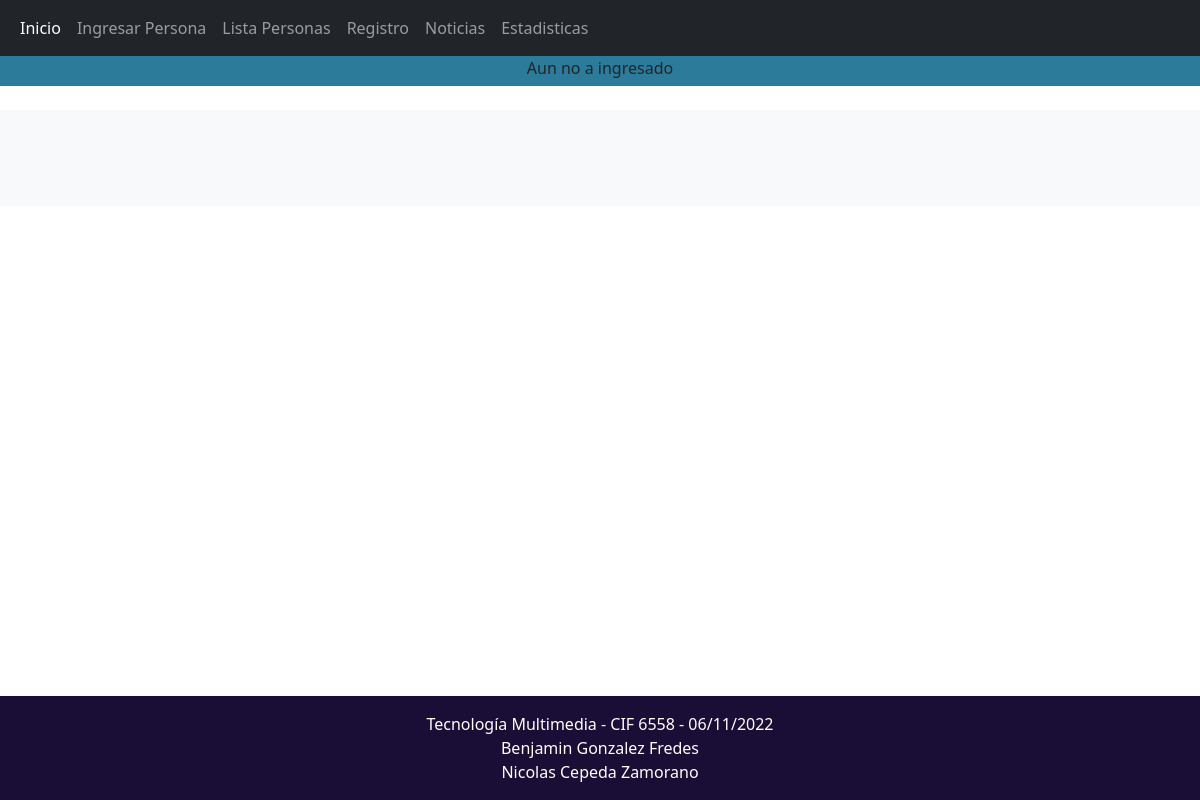
Before: /lista_noticias.php with the older database file.
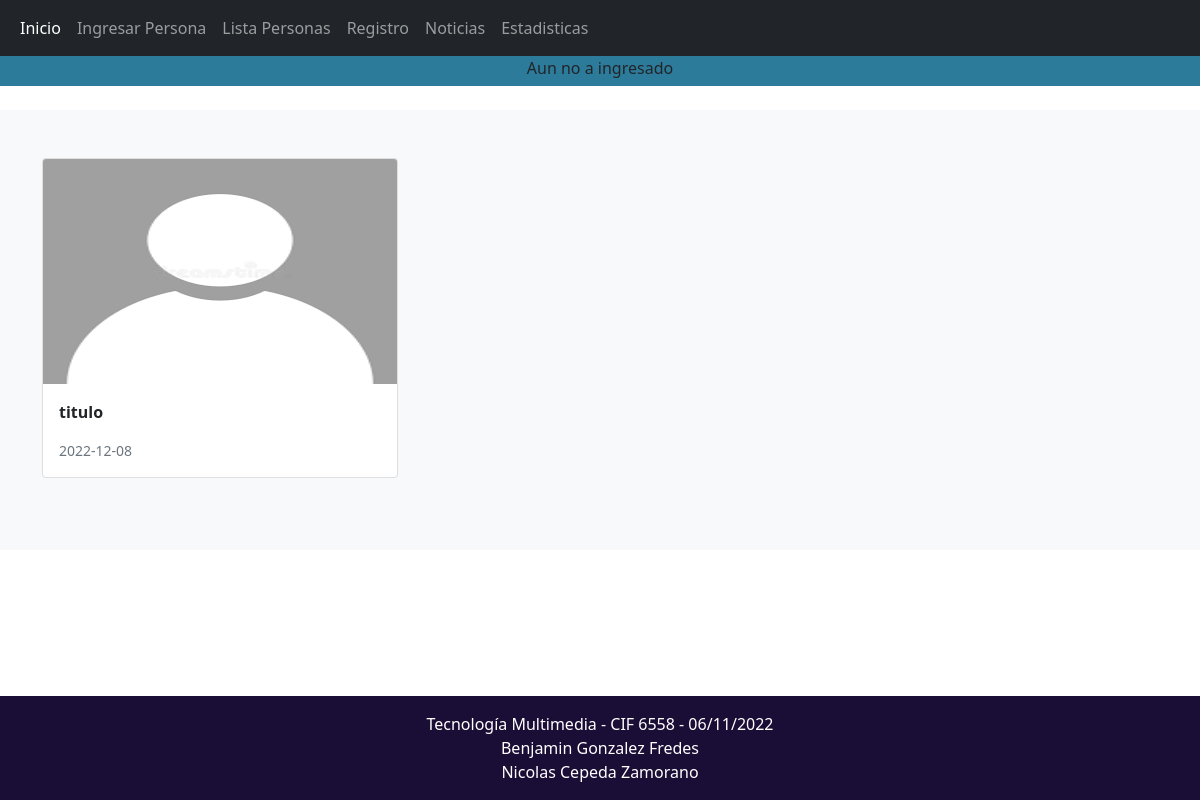
After: the same page with the newer database file.
### tables this page shows
CREATE TABLE `noticias` (
  `id` int(9) NOT NULL,
  `titulo` varchar(30) NOT NULL,
  `fecha` date NOT NULL,
  `cuerpo` text NOT NULL,
  `visitas` int(8) NOT NULL,
  `imagen` varchar(100) NOT NULL
);

### lista_noticias.php (the view, shortened to what this page needs)
<?php
include "conn.php";
?>
<!DOCTYPE html>
<html lang="en">
<head>
    <link href="https://cdn.jsdelivr.net/npm/bootstrap@5.0.2/dist/css/bootstrap.min.css" rel="stylesheet">
</head>
<body>
<nav class="navbar navbar-expand-lg navbar navbar-dark bg-dark"">
        <div class="container-fluid">
          <div class="collapse navbar-collapse" id="navbarNavAltMarkup">
            <div class="navbar-nav">
              <a class="nav-link active" aria-current="page" href="index.html">Inicio</a>
              <a class="nav-link" href="registro.php">Ingresar Persona</a>
              <a class="nav-link" href="listausuarios.php">Lista Personas</a>
              <a class="nav-link" href="ingresar.php">Registro</a>
              <a class="nav-link" href="lista_noticias.php">Noticias</a>
              <a class="nav-link" href="estadisticas.php">Estadisticas</a>
            </div>
          </div>
        </div>
      </nav>
      <div class="usuario">
        <?php
      if (isset($_COOKIE["CORREO"])){
        echo $_COOKIE["CORREO"];
        echo $_COOKIE["ADMIN"];
        }
      else { echo "Aun no a ingresado";}
         ?>
        </div>
    <br>
    <div class="album py-5 bg-light">
        <div class="container">
            <div class="row">
                <?php
                $sql = "SELECT * from noticias ORDER BY id DESC";
                $resultado = $conexion->query($sql);
                if ($resultado->num_rows > 0) {
                    while ($row = $resultado->fetch_assoc()) {
                        echo "
                    <div class='col-md-4'>
                    <div class='card mb-4 box-shadow'>
                        <img class='card-img-top' data-src='holder.js/100px225?theme=thumb&amp;bg=55595c&amp;fg=eceeef&amp;text=Thumbnail' alt='Thumbnail [100%x225]' style='height: 225px; width: 100%; display: block;' src='img/noticias/" . $row['imagen'] . "' data-holder-rendered='true'>
                        <div class='card-body'>
                        <p class='card-text'><b>" . $row['titulo'] . "</b></p>
                        <div class='d-flex justify-content-between align-items-center'>";
                           echo" <small class='text-muted'>" . $row['fecha'] . "</small>
                        </div>
                        </div>
                    </div>
                    </div>";
                    }
                }
                ?>
            </div>
        </div>
    </div>
    <footer class="text-center text-white fixed-bottom" style="background-color: #221144;">
        <div class="text-center p-3" style="background-color: rgba(0, 0, 0, 0.2);">
          Tecnología Multimedia - CIF 6558 - 06/11/2022  <br>
            Benjamin Gonzalez Fredes <br>
            Nicolas Cepeda Zamorano
        </div>
      </footer>
</body>
</html>

Changed rows visible on the page:
added noticias: imagen (picture), titulo "titulo", fecha "2022-12-08"
